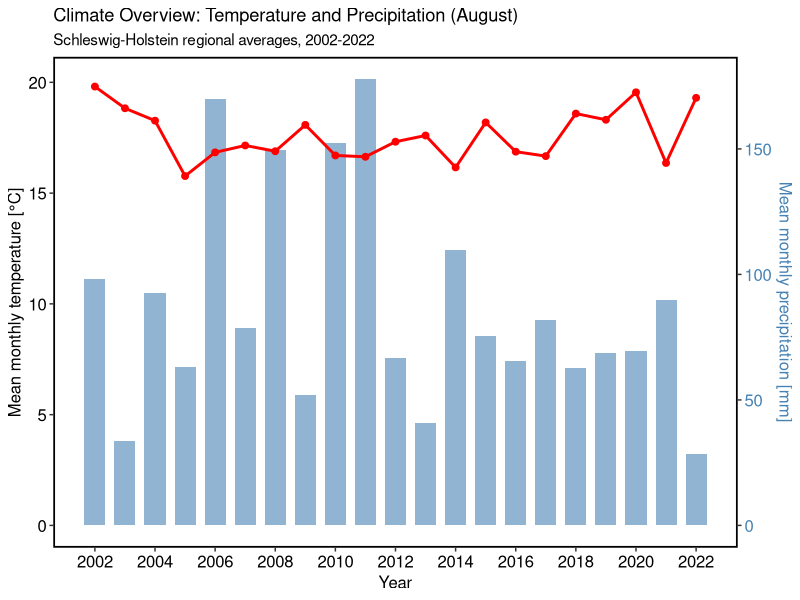
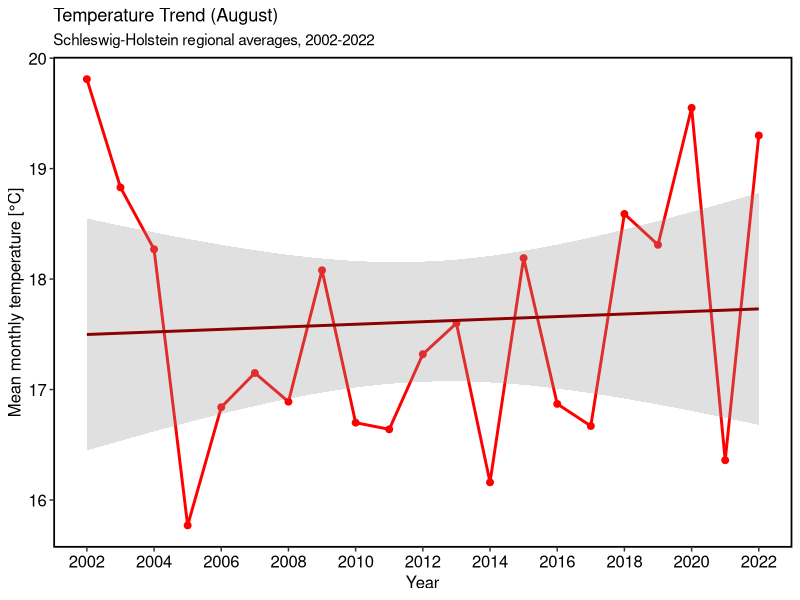
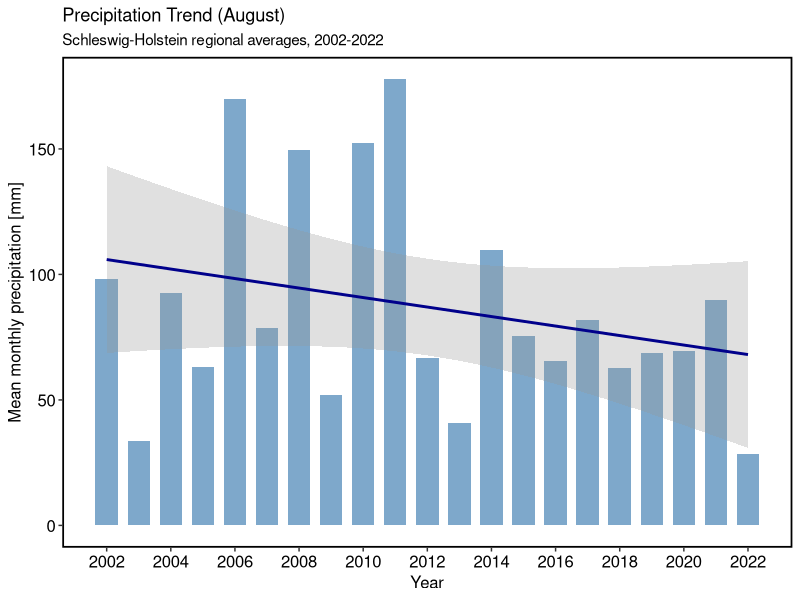

Reproduce these figures in R, in order.
## ---- chunk 1
library(dplyr)
library(ggplot2)
library(ggpubr)
library(here)
library(lubridate)
library(tidyverse)
## ---- chunk 2
# Global theme for all plots in this analysis
theme_JM <- theme(
  axis.title.x      = element_text(colour = "black", size = 12),
  axis.text.x       = element_text(colour = "black", size = 12), 
  axis.title.y      = element_text(colour = "black", size = 12),
  axis.text.y       = element_text(colour = "black", size = 12), 
  legend.title      = element_text(colour = "black", size = 12),
  legend.text       = element_text(colour = "black", size = 12), 
  legend.position   = "top",
  panel.background  = element_blank(), 
  panel.border      = element_rect(colour = "black", fill = NA, size = 1.2),
  legend.key        = element_blank(),
  strip.text.x      = element_text(colour = "black", size = 12),
  strip.text.y      = element_text(colour = "black", size = 12)
)
## ---- chunk 3
# Load precipitation and temperature data for Schleswig-Holstein (month 08 - August)
df_precipitation_0_raw <- read.delim(here("data", "climate", "regional_averages_rr_08.txt"), dec = ".", sep = ";", skip = 1)
df_temperature_0_raw <- read.delim(here("data", "climate", "regional_averages_tm_08.txt"), dec = ".", sep = ";", skip = 1)
## ---- chunk 4
# Process precipitation data
df_precipitation_1_processed <- df_precipitation_0_raw %>%
  select(Year = Jahr, Month = Monat, Precipitation = Schleswig.Holstein) %>%
  mutate(
    Year = as.numeric(Year),
    Month = as.numeric(Month),
    Precipitation = as.numeric(Precipitation)
  )

# Process temperature data
df_temperature_1_processed <- df_temperature_0_raw %>%
  select(Year = Jahr, Month = Monat, Temperature = Schleswig.Holstein) %>%
  mutate(
    Year = as.numeric(Year),
    Month = as.numeric(Month),
    Temperature = as.numeric(Temperature)
  )
## ---- chunk 5
# Combine precipitation and temperature data
df_climate_2_merged <- df_precipitation_1_processed %>%
  left_join(df_temperature_1_processed, by = c("Year", "Month")) %>%
  filter(!is.na(Precipitation) & !is.na(Temperature))  # Remove rows with missing data
## ---- chunk 6
# Calculate scaling factor for dual y-axis
max_temp <- max(df_climate_2_merged$Temperature, na.rm = TRUE)
max_precip <- max(df_climate_2_merged$Precipitation, na.rm = TRUE)
scaling_factor <- max_temp / max_precip

# Create combined temperature and precipitation plot for study period
plot_climate_overview <- df_climate_2_merged %>%
  filter(Year > 2001 & Year < 2023) %>%
  ggplot(aes(x = Year)) +
  geom_col(aes(y = Precipitation * scaling_factor), 
           width = 0.7, 
           fill = "steelblue",
           alpha = 0.6) +
  geom_line(aes(y = Temperature), color = "red", linewidth = 1) +
  geom_point(aes(y = Temperature), color = "red", size = 2) +
  scale_y_continuous(
    name = "Mean monthly temperature [°C]",
    sec.axis = sec_axis(~./scaling_factor, 
                        name = "Mean monthly precipitation [mm]")
  ) +
  scale_x_continuous(breaks = seq(2002, 2022, by = 2)) +
  labs(x = "Year", 
       title = "Climate Overview: Temperature and Precipitation (August)",
       subtitle = "Schleswig-Holstein regional averages, 2002-2022") +
  theme_JM +
  theme(axis.title.y.right = element_text(color = "steelblue"),
        axis.text.y.right = element_text(color = "steelblue"))

# Display plot
print(plot_climate_overview)
## ---- chunk 7
# Temperature trend plot
plot_temperature <- df_climate_2_merged %>%
  filter(Year > 2001 & Year < 2023) %>%
  ggplot(aes(x = Year, y = Temperature)) +
  geom_line(color = "red", linewidth = 1) +
  geom_point(color = "red", size = 2) +
  geom_smooth(method = "lm", se = TRUE, color = "darkred", alpha = 0.3) +
  scale_x_continuous(breaks = seq(2002, 2022, by = 2)) +
  labs(x = "Year", 
       y = "Mean monthly temperature [°C]",
       title = "Temperature Trend (August)",
       subtitle = "Schleswig-Holstein regional averages, 2002-2022") +
  theme_JM

# Precipitation trend plot
plot_precipitation <- df_climate_2_merged %>%
  filter(Year > 2001 & Year < 2023) %>%
  ggplot(aes(x = Year, y = Precipitation)) +
  geom_col(fill = "steelblue", alpha = 0.7, width = 0.7) +
  geom_smooth(method = "lm", se = TRUE, color = "darkblue", alpha = 0.3) +
  scale_x_continuous(breaks = seq(2002, 2022, by = 2)) +
  labs(x = "Year", 
       y = "Mean monthly precipitation [mm]",
       title = "Precipitation Trend (August)",
       subtitle = "Schleswig-Holstein regional averages, 2002-2022") +
  theme_JM

# Display individual plots
print(plot_temperature)
print(plot_precipitation)
## ---- chunk 8
# Summary statistics for study period (2002-2022)
df_climate_3_summary <- df_climate_2_merged %>%
  filter(Year > 2001 & Year < 2023) %>%
  summarise(
    mean_temperature = mean(Temperature, na.rm = TRUE),
    se_temperature = sd(Temperature, na.rm = TRUE)/sqrt(n()),
    min_temperature = min(Temperature, na.rm = TRUE),
    max_temperature = max(Temperature, na.rm = TRUE),
    mean_precipitation = mean(Precipitation, na.rm = TRUE),
    se_precipitation = sd(Precipitation, na.rm = TRUE)/sqrt(n()),
    min_precipitation = min(Precipitation, na.rm = TRUE),
    max_precipitation = max(Precipitation, na.rm = TRUE),
    n_years = n(),
    .groups = "drop"
  )

cat("Climate summary statistics for August (2002-2022):\n")
cat("Temperature:\n")
cat("  Mean ± SE:", round(df_climate_3_summary$mean_temperature, 2), "±", round(df_climate_3_summary$se_temperature, 2), "°C\n")
cat("  Range:", round(df_climate_3_summary$min_temperature, 2), "-", round(df_climate_3_summary$max_temperature, 2), "°C\n")
cat("Precipitation:\n")
cat("  Mean ± SE:", round(df_climate_3_summary$mean_precipitation, 2), "±", round(df_climate_3_summary$se_precipitation, 2), "mm\n")
cat("  Range:", round(df_climate_3_summary$min_precipitation, 2), "-", round(df_climate_3_summary$max_precipitation, 2), "mm\n")
cat("Number of years:", df_climate_3_summary$n_years, "\n")

# Yearly summary for export
df_climate_4_yearly_summary <- df_climate_2_merged %>%
  filter(Year > 2001 & Year < 2023) %>%
  select(Year, Temperature, Precipitation) %>%
  arrange(Year)

cat("\nYearly climate data (August):\n")
print(df_climate_4_yearly_summary)
## ---- chunk 9
# dplyr: Wickham, H., François, R., Henry, L., Müller, K., Vaughan, D., & PBC, P. S. (2024). dplyr: A Grammar of Data Manipulation. R package version 1.1.4. https://CRAN.R-project.org/package=dplyr
# ggplot2: Wickham, H., Chang, W., Henry, L., Pedersen, T. L., Takahashi, K., Wilke, C., Woo, K., & Yutani, H. (2024). ggplot2: Create Elegant Data Visualisations Using the Grammar of Graphics. R package version 3.5.1. https://CRAN.R-project.org/package=ggplot2
# ggpubr: Kassambara, A. (2024). ggpubr: 'ggplot2' Based Publication Ready Plots. R package version 0.6.0. https://CRAN.R-project.org/package=ggpubr
# here: Müller, K. & Bryan, J. (2024). here: A Simpler Way to Find Your Files. R package version 1.0.1. https://CRAN.R-project.org/package=here
# lubridate: Spinu, V., Grolemund, G., & Wickham, H. (2024). lubridate: Make Dealing with Dates a Little Easier. R package version 1.9.3. https://CRAN.R-project.org/package=lubridate
# tidyverse: Wickham, H., Bryan, J., François, R., Henry, L., Müller, K., Pedersen, T. L., & Takahashi, K. (2024). tidyverse: Easily Install and Load the 'Tidyverse'. R package version 2.0.0. https://CRAN.R-project.org/package=tidyverse
